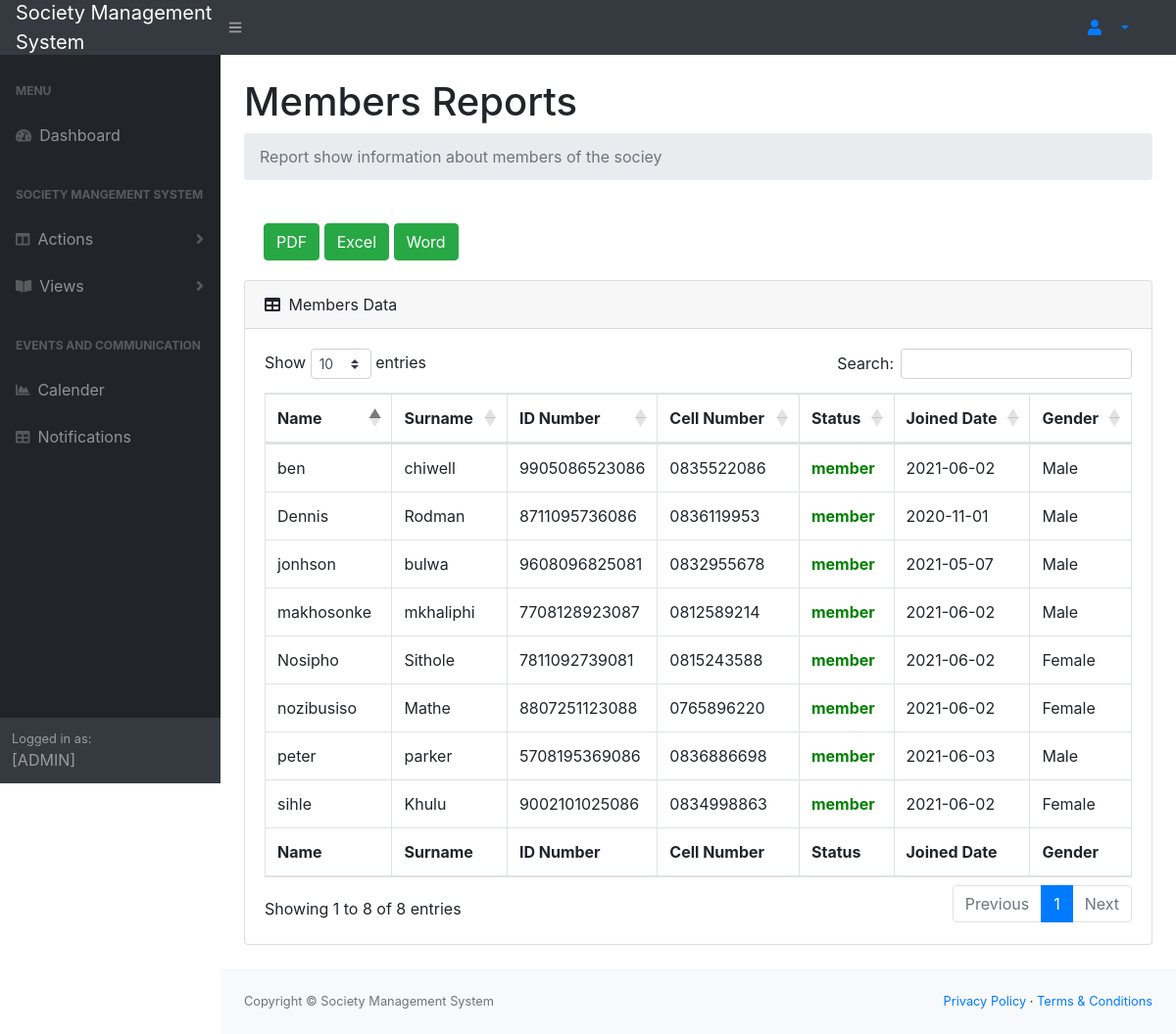
The page /membersReport.php on the database its author committed.
### tables this page shows
CREATE TABLE `member` (
  `memberId` int(10) NOT NULL,
  `name` varchar(25) NOT NULL,
  `surname` varchar(25) NOT NULL,
  `id` varchar(15) NOT NULL,
  `cell_no` varchar(12) NOT NULL,
  `status` varchar(15) NOT NULL,
  `start_date` varchar(10) NOT NULL,
  `gender` varchar(10) NOT NULL,
  `user_id` int(10) NOT NULL
);

### membersReport.php (the view, shortened to what this page needs)
<?php
include("connection.php");
$name = $_SESSION['name'];
?>
<!DOCTYPE html>
<html lang="en">
    <head>
        <link href="css/styles.css" rel="stylesheet" />
        <link href="https://cdn.datatables.net/1.10.20/css/dataTables.bootstrap4.min.css" rel="stylesheet" />
    </head>
    <body class="sb-nav-fixed">
        <nav class="sb-topnav navbar navbar-expand navbar-dark bg-dark">
            <a class="navbar-brand" href="#">Society Management<br/> System</a>
            <button class="btn btn-link btn-sm order-1 order-lg-0" id="sidebarToggle" href="#!"><i class="fas fa-bars"></i></button>
            <li class="nav-item dropdown no-arrow-none d-md-inline-block  ml-auto mr-0 mr-md-3 my-2 my-md-0">
              <a class="nav-link dropdown-toggle" href="#" id="userDropdown" role="button" data-toggle="dropdown" aria-haspopup="true" aria-expanded="false">
              <i class="fas fa-user fa-fw green-text"></i>
              </a>
            </li>
        </nav>
        <div id="layoutSidenav">
            <div id="layoutSidenav_nav">
                <nav class="sb-sidenav accordion sb-sidenav-dark" id="sidenavAccordion">
                    <div class="sb-sidenav-menu">
                        <div class="nav">
                            <div class="sb-sidenav-menu-heading">Menu</div>
                            <a class="nav-link" href="admin.php">
                                <div class="sb-nav-link-icon"><i class="fas fa-tachometer-alt"></i></div>
                                Dashboard
                            </a>
                            <div class="sb-sidenav-menu-heading">Society Mangement System</div>
                             <a class="nav-link collapsed" href="#" data-toggle="collapse" data-target="#collapseLayouts" aria-expanded="false" aria-controls="collapseLayouts">
                                <div class="sb-nav-link-icon"><i class="fas fa-columns"></i></div>
                                 Actions
                                <div class="sb-sidenav-collapse-arrow"><i class="fas fa-angle-down"></i></div>
                             </a>
                             <a class="nav-link collapsed" href="#" data-toggle="collapse" data-target="#collapsePages" aria-expanded="false" aria-controls="collapsePages">
                                <div class="sb-nav-link-icon"><i class="fas fa-book-open"></i></div>
                                Views
                                <div class="sb-sidenav-collapse-arrow"><i class="fas fa-angle-down"></i></div>
                             </a>
                            <div class="sb-sidenav-menu-heading">Events and Communication</div>
                            <a class="nav-link" href="events.php">
                                <div class="sb-nav-link-icon"><i class="fas fa-chart-area"></i></div>
                                Calender
                            </a>
                            <a class="nav-link" href="notification.php">
                                <div class="sb-nav-link-icon"><i class="fas fa-table"></i></div>
                                Notifications
                            </a>
                        </div>
                    </div>
                    <div class="sb-sidenav-footer">
                        <div class="small">Logged in as:</div>
                        <?php echo $name. " [ADMIN]"; ?>
                    </div>
                </nav>
            </div>
            <div id="layoutSidenav_content">
                <main>
                    <div class="container-fluid">
                        <h1 class="mt-4">Members Reports</h1>
                        <ol class="breadcrumb mb-4">
                            <li class="breadcrumb-item active">Report show information about members of the sociey</li>
                        </ol>
                            <div class="card-body">
                               <form   class="d-none d-md-inline-block form-inline ml-auto mr-0 mr-md-3 my-2 my-md-0" method="post" action="membersReport.php">
                               <button type="submit" name="pdfxport" class="btn btn-success">PDF</button>
                               <button type="submit" name="excel" class="btn btn-success">Excel</button>
                               <button type="submit" name="word" class="btn btn-success">Word</button>
                               </form>
                            </div>
                        <div class="card mb-4">
                            <div class="card-header">
                                <i class="fas fa-table mr-1"></i>
                                Members Data
                            </div>
                            <div class="card-body">
                                <div class="table-responsive">
                                    <table class="table table-bordered" id="dataTable" width="100%" cellspacing="0">
                                        <thead>
                                            <tr>
                                                <th>Name</th>
                                                <th> Surname</th>
                                                <th>ID Number</th>
                                                <th>Cell Number</th>
                                                <th>Status</th>
                                                <th> Joined Date</th>
                                                <th>Gender</th>
                                            </tr>
                                        </thead>
                                        <tfoot>
                                            <tr>
                                                <th>Name</th>
                                                <th> Surname</th>
                                                <th>ID Number</th>
                                                <th>Cell Number</th>
                                                <th>Status</th>
                                                <th> Joined Date</th>
                                                <th>Gender</th>
                                            </tr>
                                        </tfoot>
                                        <tbody>
                                             <?php
                                               $payQuery = "SELECT *
                                                            FROM member
                                                           ";
                                               $payment = mysqli_query($con,$payQuery);
                                               while($data = mysqli_fetch_array($payment))
                                               {
                                                   $name = $data['name'];
                                                   $surname = $data['surname'];
                                                   $id = $data['id'];
                                                   $cell_no = $data['cell_no'];
                                                   $status = $data['status'];
                                                   $date = $data['start_date'];
                                                   $gender = $data['gender'];
                                                   $color = "";
                                                   if($status == "InActive")
                                                   {
                                                       $color= "color:red";
                                                   }
                                                   else {
                                                    $color= "color:green";
                                                   }
                                               ?>
                                               <tr>
                                                    <td> <?php echo $name;  ?>  </td>
                                                    <td> <?php echo $surname;  ?> </td>
                                                    <td> <?php echo $id;  ?> </td>
                                                    <td> <?php echo $cell_no;  ?> </td>
                                                    <td style ='<?php echo $color ?> ;font-weight: bold' > <?php echo $status;  ?> </td>
                                                    <td> <?php echo $date;  ?> </td>
                                                    <td> <?php echo $gender;  ?> </td>
                                                </tr>
                                               <?php
                                               }
                                              ?>
                                        </tbody>
                                    </table>
                                </div>
                            </div>
                        </div>
                    </div>
                </main>
                <footer class="py-4 bg-light mt-auto">
                    <div class="container-fluid">
                        <div class="d-flex align-items-center justify-content-between small">
                           <div class="text-muted">Copyright &copy; Society Management System</div>
                            <div>
                                <a href="#">Privacy Policy</a>
                                &middot;
                                <a href="#">Terms &amp; Conditions</a>
                            </div>
                        </div>
                    </div>
                </footer>
            </div>
        </div>
    </body>
</html>

### rows shown on the page
member: name "Nosipho", surname "Sithole", id "7811092739081", cell_no "0815243588", status "member", start_date "2021-06-02", gender "Female"
member: name "sihle", surname "Khulu", id "9002101025086", cell_no "0834998863", status "member", start_date "2021-06-02", gender "Female"
member: name "makhosonke", surname "mkhaliphi", id "7708128923087", cell_no "0812589214", status "member", start_date "2021-06-02", gender "Male"
member: name "nozibusiso", surname "Mathe", id "8807251123088", cell_no "0765896220", status "member", start_date "2021-06-02", gender "Female"
member: name "ben", surname "chiwell", id "9905086523086", cell_no "0835522086", status "member", start_date "2021-06-02", gender "Male"
member: name "peter", surname "parker", id "5708195369086", cell_no "0836886698", status "member", start_date "2021-06-03", gender "Male"
member: name "Dennis", surname "Rodman", id "8711095736086", cell_no "0836119953", status "member", start_date "2020-11-01", gender "Male"
member: name "jonhson", surname "bulwa", id "9608096825081", cell_no "0832955678", status "member", start_date "2021-05-07", gender "Male"
